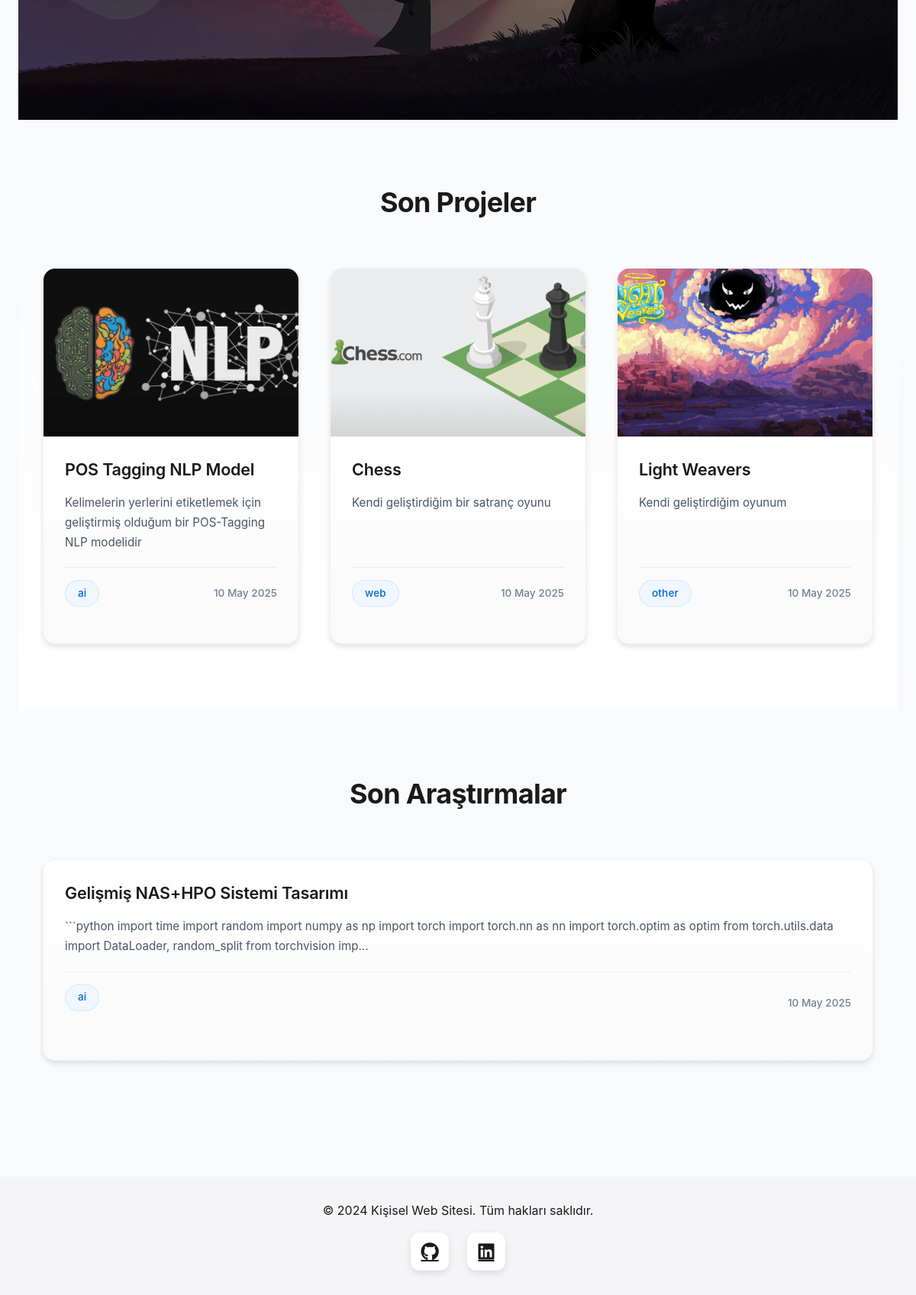
Before: / (lower part) with the older database file.
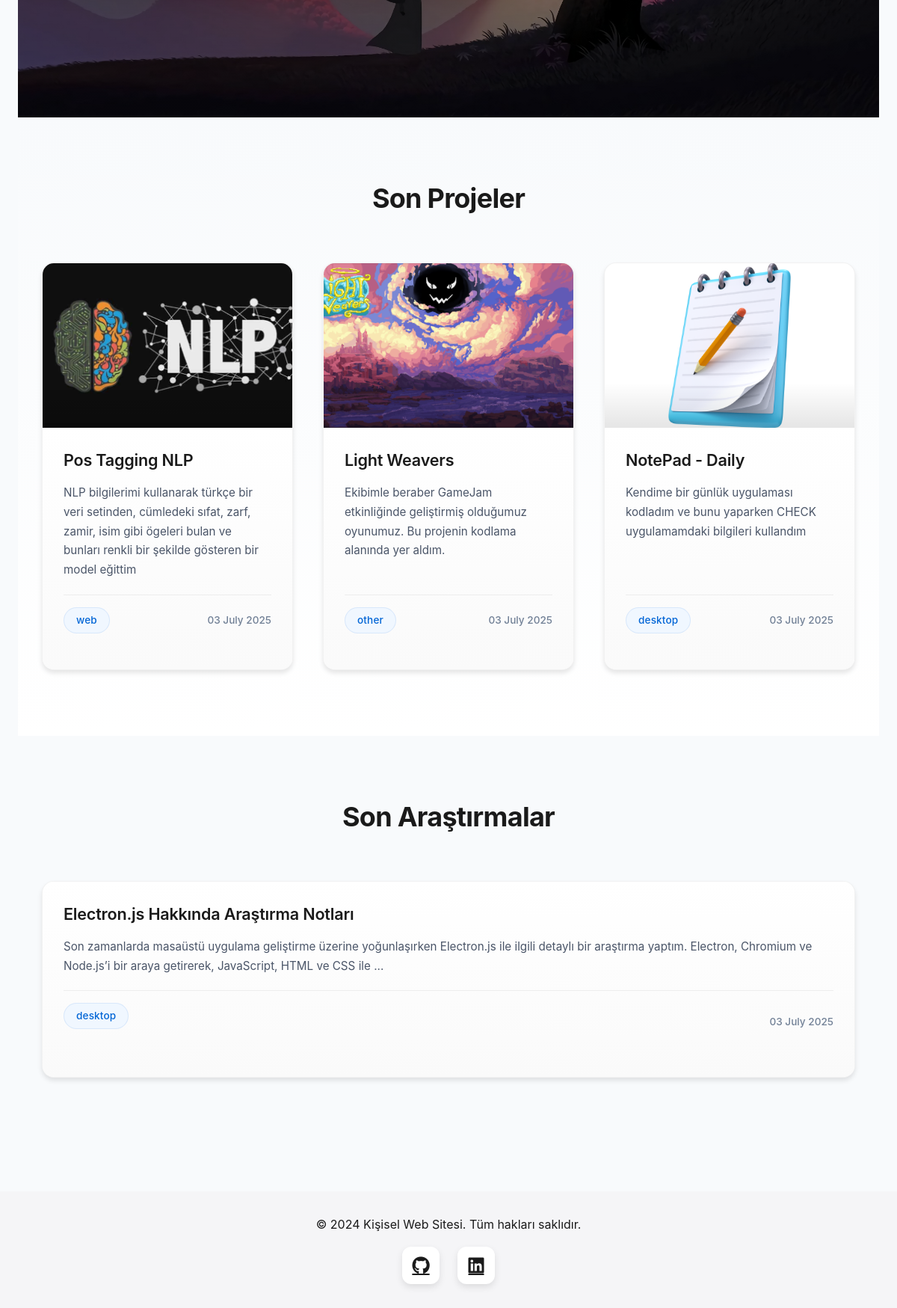
After: the same page with the newer database file.
### app.py (models this page shows)
class Project(db.Model):
    id = db.Column(db.Integer, primary_key=True)
    title = db.Column(db.String(100), nullable=False)
    description = db.Column(db.Text, nullable=False)
    image_url = db.Column(db.String(200))
    date_posted = db.Column(db.DateTime, nullable=False, default=datetime.utcnow)
    link = db.Column(db.String(200))
    category = db.Column(db.String(50))
    tags = db.Column(db.String(200))  # Comma-separated tags

class Research(db.Model):
    id = db.Column(db.Integer, primary_key=True)
    title = db.Column(db.String(100), nullable=False)
    content = db.Column(db.Text, nullable=False)
    date_posted = db.Column(db.DateTime, nullable=False, default=datetime.utcnow)
    category = db.Column(db.String(50))

### app.py (the view)
@app.route('/')
def home():
    projects = Project.query.order_by(Project.date_posted.desc()).limit(3).all()
    research_items = Research.query.order_by(Research.date_posted.desc()).limit(3).all()
    return render_template('home.html', projects=projects, research_items=research_items)

### templates/home.html (shortened to what this page needs)
{% extends "base.html" %}
{% block content %}
<section class="hero">
</section>
<section class="featured-section">
    <div class="container">
        <h2 class="section-title">Son Projeler</h2>
        <div class="projects-grid">
            {% for project in projects %}
            <div class="project-card" onclick="openProjectModal('{{ project.id }}')">
                {% if project.image_url %}
                <div class="project-image">
                    <img src="{{ project.image_url }}" alt="{{ project.title }}">
                </div>
                {% endif %}
                <div class="project-content">
                    <h3 class="project-title">{{ project.title }}</h3>
                    <p class="project-description">{{ project.description }}</p>
                    <div class="project-meta">
                        <span class="project-category">{{ project.category }}</span>
                        <span class="project-date">{{ project.date_posted.strftime('%d %B %Y') }}</span>
                    </div>
                </div>
            </div>
            {% endfor %}
        </div>
    </div>
</section>
<section class="featured-section">
    <div class="container">
        <h2 class="section-title">Son Araştırmalar</h2>
        <div class="research-grid">
            {% for research in research_items %}
            <a href="{{ url_for('research_detail', research_id=research.id) }}" class="research-card">
                <div class="research-content">
                    <h3 class="research-title">{{ research.title }}</h3>
                    <p class="research-excerpt">{{ research.content[:200] }}...</p>
                    <div class="research-meta">
                        <span class="research-category">{{ research.category }}</span>
                        <span class="research-date">{{ research.date_posted.strftime('%d %B %Y') }}</span>
                    </div>
                </div>
            </a>
            {% endfor %}
        </div>
    </div>
</section>
{% endblock %}

Changed rows visible on the page:
removed Project: image_url (picture), title "POS Tagging NLP Model", description "Kelimelerin yerlerini etiketlemek için geliştirmiş olduğum bir POS-Tagging NLP modelidir", category "ai", date_posted "10 May 2025"
removed Project: image_url (picture), title "Chess", description "Kendi geliştirdiğim bir satranç oyunu", category "web", date_posted "10 May 2025"
removed Research: title "Gelişmiş NAS+HPO Sistemi Tasarımı", content "```python import time import random import numpy as np import torch import torch.nn as nn import torch.optim as optim from torch.utils.data import DataLoader, random_split from torchvision imp", category "ai", date_posted "10 May 2025"
added Project: image_url (picture), title "Pos Tagging NLP", description "NLP bilgilerimi kullanarak türkçe bir veri setinden, cümledeki sıfat, zarf, zamir, isim gibi ögeleri bulan ve bunları renkli bir şekilde gösteren bir model eğittim", category "web", date_posted "03 July 2025"
changed Project "Light Weavers": description "Kendi geliştirdiğim oyunum" → "Ekibimle beraber GameJam etkinliğinde geliştirmiş olduğumuz oyunumuz. Bu projenin kodlama alanında yer aldım."; date_posted "10 May 2025" → "03 July 2025"
now on this page (row edited): Project: image_url (picture), title "NotePad - Daily", description "Kendime bir günlük uygulaması kodladım ve bunu yaparken CHECK uygulamamdaki bilgileri kullandım", category "desktop", date_posted "03 July 2025"
added Research: title "Electron.js Hakkında Araştırma Notları", content "Son zamanlarda masaüstü uygulama geliştirme üzerine yoğunlaşırken Electron.js ile ilgili detaylı bir araştırma yaptım. Electron, Chromium ve Node.js’i bir araya getirerek, JavaScript, HTML ve CSS ile", category "desktop", date_posted "03 July 2025"
